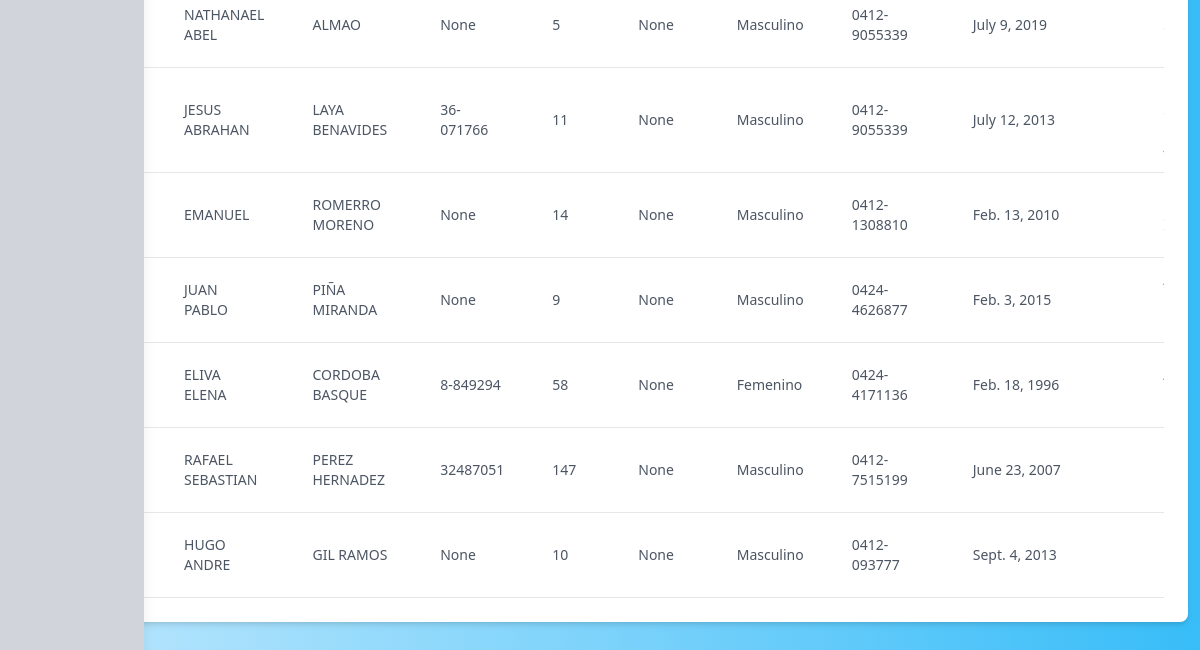
The app's page /alumnos/ (lower part), older data.
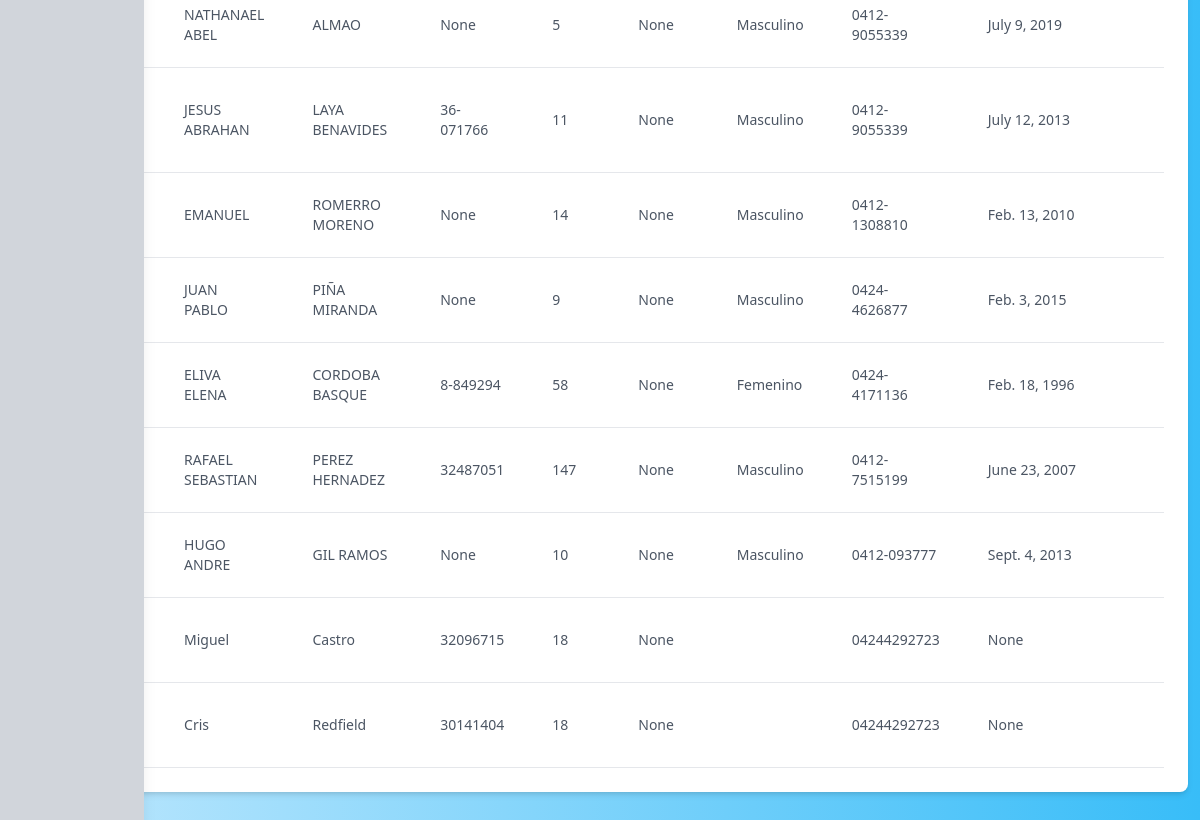
The same page, newer data.
### matricula/models.py (models this page shows)
class Alumno(models.Model):
    nombre = models.CharField(max_length=128)
    apellido = models.CharField(max_length=128)
    cedula = models.CharField(max_length=32, null=True)
    edad = models.IntegerField()
    turno = models.ForeignKey(Turno, blank=True, on_delete=models.DO_NOTHING, null=True)
    instrumentos = models.ManyToManyField(Instrumento, blank=True)
    sexo = models.CharField(max_length=32, choices=(
        ('Masculino', 'masculino'),
        ('Femenino', 'femenino'),
        ('Otro', 'otro'),
    ))
    telefono = models.CharField(max_length=128)
    fecha_nacimiento = models.DateField(max_length=128, null=True, blank=True)
    direccion = models.CharField(max_length=256)
    nivel_estudiantil = models.ForeignKey(NivelEstudiantil, blank=True, null=True, on_delete=models.DO_NOTHING)
    nivel_ts = models.ForeignKey(NivelTS, blank=True, on_delete=models.DO_NOTHING, null=True)
    representantes = models.ManyToManyField(Representante, blank=True)
    alergias = models.ManyToManyField(Alergia, blank=True)
    tratamientos = models.ManyToManyField(Tratamiento, blank=True)
    programa = models.ForeignKey(Programa, on_delete=models.DO_NOTHING, blank=True, null=True)
    quien_retiras = models.ManyToManyField(QuienRetira, blank=True)

### matricula/views.py (the view)
# urls.py: path('alumnos/<nullable_int:id>', alumnos, name='alumnos'),
def alumnos(request, id):
    return viewset(request,
        Alumno,
        [
            {
                'name': 'nombre',
                'type': 'text',
                'width': '50'
            },
            {
                'name': 'apellido',
                'type': 'text',
                'width': '50'
            },
            {
                'name': 'cedula',
                'type': 'text',
                'width': '50'
            },
            {
                'name': 'edad',
                'type': 'integer',
                'width': '20'
            },
            {
                'name': 'turno',
                'type': 'foreingnkey',
                'query': Turno.objects.all(),
                'width': '50'
            },
            {
                'name': 'instrumentos',
                'type': 'manytomany',
                'query': [model_to_dict(i) for i in Instrumento.objects.all()],
                'multiple': True,
                'width': '50'
            },
            {
                'name': 'sexo',
                'type': 'select',
                'query': [
                    {'value': 'Masculino', 'label': 'Masculino'},
                    {'value': 'Femenino', 'label': 'Femenino'},
                ],
                'width': '50'
            },
            {
                'name': 'telefono',
                'type': 'text',
                'width': '50'
            },
            {
                'name': 'fecha_nacimiento',
                'type': 'date',
                'width': '50'
            },
            {
                'name': 'direccion',
                'type': 'textarea',
                'width': '50'
            },
            {
                'name': 'nivel_estudiantil',
                'type': 'foreingnkey',
                'query': NivelEstudiantil.objects.all(),
                'width': '50'
            },
            {
                'name': 'nivel_ts',
                'type': 'foreingnkey',
                'query': NivelTS.objects.all(),
                'width': '50'
            },
            {
                'name': 'representantes',
                'type': 'manytomany',
                'query': [model_to_dict(i) for i in Representante.objects.all()],
                'multiple': True,
                'width': '50'
            },
            {
                'name': 'alergias',
                'type': 'manytomany',
                'query': [model_to_dict(i) for i in Alergia.objects.all()],
                'multiple': True,
                'width': '50'
            },
            {
                'name': 'tratamientos',
                'type': 'manytomany',
                'query': [model_to_dict(i) for i in Tratamiento.objects.all()],
                'multiple': True,
                'width': '50'
            },
            {
                'name': 'programa',
                'type': 'foreignkey',
                'options': Programa.objects.all(),
                'width': '50'
            },
            {
                'name': 'quien_retiras',
                'type': 'manytomany',
                'query': [model_to_dict(i) for i in QuienRetira.objects.all()],
                'multiple': True,
                'width': '50'
            },
        ],
        'Alumnos',
        id
    )

### matricula/helpers.py (called while the page is built)
    def to_python(self, value):
        if value:
            return int(value)
        return None

### matricula/templates/administrador/table.html (shortened to what this page needs)
{% extends "administrador/layout.html" %}
{% block body %}
<div class="bg-white shadow-md rounded-lg p-6 m-3 mb-9 " id="section-table">
    <div class="overflow-x-auto">
        <table class="min-w-full table-auto" id="entry-table">
            <tbody class="text-gray-600 text-sm font-light">
                {% for entry in entries %}
                    <tr class="border-b border-gray-200 hover:bg-sky-100 " onclick="goToURL(window.location + '{{ entry.id }}')">
                        {% for field_name, field_value in entry.items %}
                            <td class="py-3 px-6 text-left">
                                {{ field_value }}
                            </td>
                        {% empty %}
                            <td class="py-3 px-6 text-left"> Sin registros </td>
                        {% endfor %}
                    </tr>
                {% endfor %}
            </tbody>
        </table>
    </div>
</div>
{% endblock %}

Row changes from the older to the newer data that the page shows:
added Alumno: entry "Miguel" "Castro" "32096715" "04244292723"
added Alumno: entry "Cris" "Redfield" "30141404" "04244292723"
Text that changed along with them:
new list line: "18 None None"
